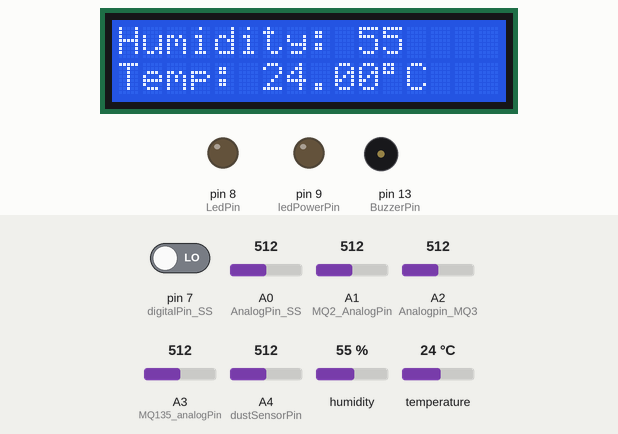
The sketch below on a simulated Arduino Uno, built with avr-gcc and run on an emulated ATmega328P. Shown: 16×2 character LCD, output pins drawn as LEDs (lit = HIGH), buzzer (waves = sounding). Inputs (shaded band) come from the test bench; at power-on: A1 (MQ2_AnalogPin) = 512, humidity 55 %, pin 7 (digitalPin_SS) LOW, A2 (Analogpin_MQ3) = 512, temperature 24 °C, A0 (AnalogPin_SS) = 512, A3 (MQ135_analogPin) = 512, A4 (dustSensorPin) = 512. What the sketch prints to the serial monitor is not drawn.

Above: at 3.6 s.
3.7 s: A1 (MQ2_AnalogPin) set to 858
At 9.4 s:
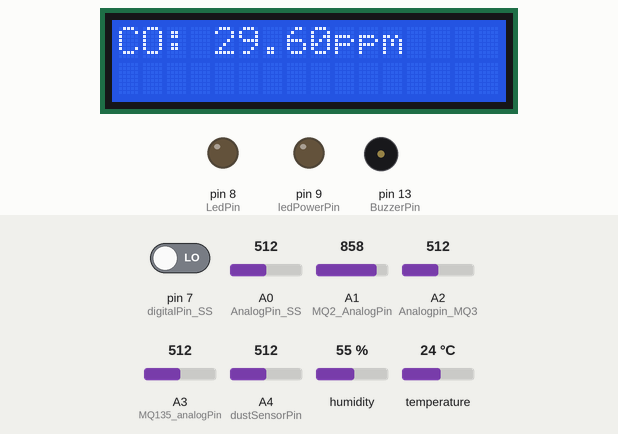
9.7 s: A1 (MQ2_AnalogPin) set to 878
15.7 s: humidity set to 22 %
At 21.4 s:
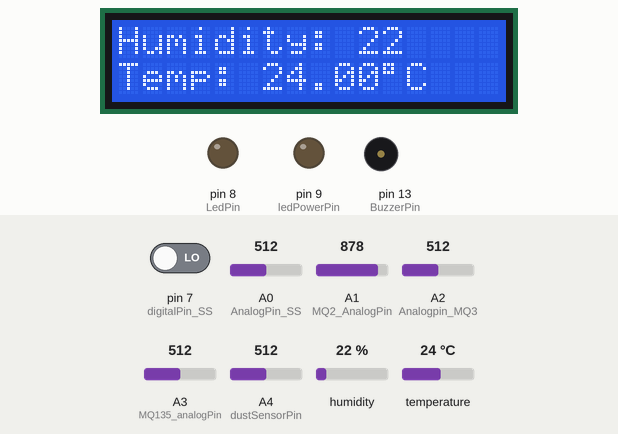
21.7 s: pin 7 (digitalPin_SS) driven HIGH
At 24.9 s:
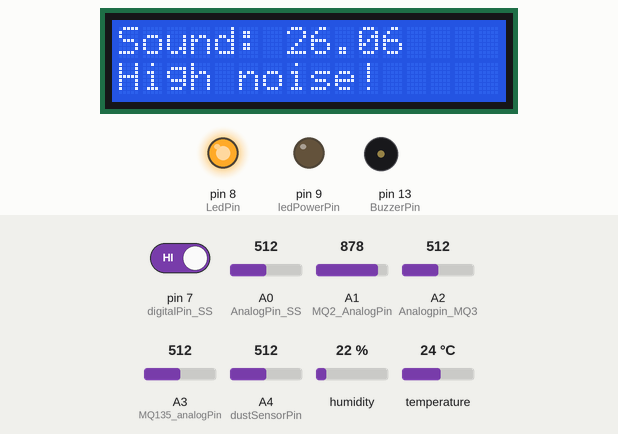
27.7 s: A2 (Analogpin_MQ3) set to 1010
At 30.4 s:
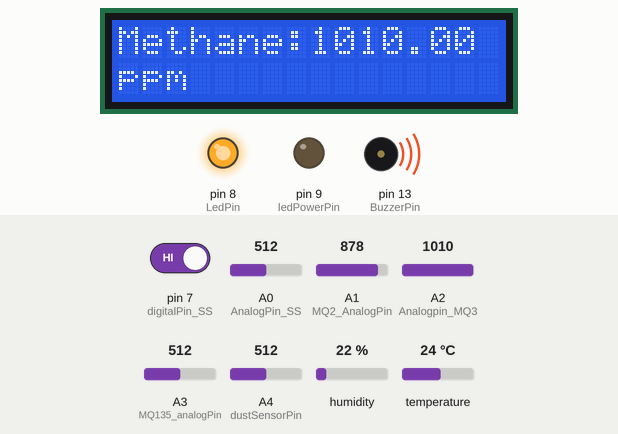
33.7 s: temperature set to 12 °C
At 39.9 s:
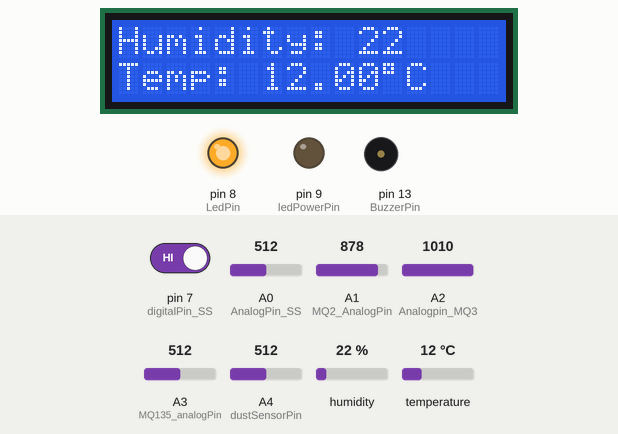
Timing chart, 0 to 40.7 s (numbered marks = the images above; inputs shaded):
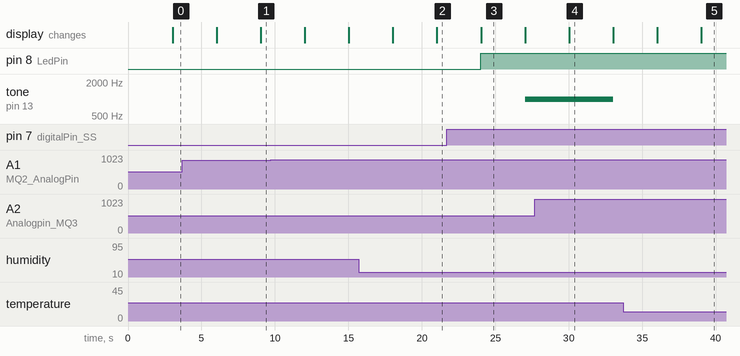

The sketch:

Collection_realtimedata2.ino
```cpp
#include <Wire.h>
#include <LiquidCrystal_I2C.h>
#include "DHT.h"
#include <SoftwareSerial.h>

// Define pins for SoftwareSerial communication
//const int RX_PIN = 0; // RX pin (to ESP32 TX)
//const int TX_PIN = 1; // TX pin (to ESP32 RX)

//SoftwareSerial espSerial(RX_PIN, TX_PIN); // RX, TX

LiquidCrystal_I2C lcd(0x27, 16, 2);

// Dust Sensor settings
const int dustSensorPin = 4;
const int ledPowerPin = 9;
unsigned long samplingTime = 280;
unsigned long deltaTime = 40;
unsigned long sleepTime = 9680;
float dustDensity = 0.0;

// DHT22 Sensor settings
int DHTPin = 2;
#define DHTTYPE DHT22
DHT dht(DHTPin, DHTTYPE);

float t, hic;
int h;

// Sound Sensor settings
int digitalPin_SS = 7;
int AnalogPin_SS = 0;
int BuzzerPin = 13;
int LedPin = 8;
int digitalVal;
int analogVal;
float dBValue;

// MQ2 Gas Sensor settings
#define MQ2_AnalogPin 1
const int MQ2_Threshold = 30;
float Analog_sensorVal_MQ2;
float MQ2Voltage_Val;
float ppm_MQ2;

// MQ3 Gas Sensor settings
float Analogpin_MQ3 = 2;
float SensorVal_Analog_MQ3;
float MQ3Voltage_Val;
float ppm_MQ3;
const int MQ3Threshold = 1000;

// MQ135 Gas Sensor
int MQ135_analogPin = 3;
float MQ135_Sensor_val;
float MQ135_SensVoltage;
float ppm_MQ135;
const int MQ135_Threshold = 1.0;

// Define scaling factors for each sensor
const float MQ2ScalingFactor = 0.0345; // Scaling factor for MQ2
const float MQ3ScalingFactor = 1; // Scaling factor for MQ3
const float MQ135ScalingFactor = 0.000417; // Scaling factor for MQ135
const float SS_ScalingFactor = 0.0509; // Scaling factor for SS

// Modified timing variables
unsigned long previousMillis = 0;
const unsigned long displayInterval = 3000;
int currentDisplay = 0;
bool readyToSendData = false;

void setup() {
  // put your setup code here, to run once:
   Serial.begin(9600);
  //espSerial.begin(9600);
  lcd.begin();
  lcd.backlight();

  pinMode(digitalPin_SS, INPUT);
  pinMode(AnalogPin_SS, INPUT);
  pinMode(BuzzerPin, OUTPUT);
  pinMode(LedPin, OUTPUT);
  pinMode(ledPowerPin, OUTPUT);
  digitalWrite(ledPowerPin, LOW);

  dht.begin();
  delay(1000);

}

void loop() {
  // put your main code here, to run repeatedly:

    unsigned long currentMillis = millis();

    // Read all sensors
    updateSensorReadings();

    // Display readings based on timing
    if (currentMillis - previousMillis >= displayInterval) {
        previousMillis = currentMillis;

        switch(currentDisplay) {
            case 0:
               //Serial.print("case 0 =");
               ///Serial.println(currentDisplay);
                displayDHTReadings();
                break;
            case 1:
                //Serial.print("case 1 =");
                //Serial.println(currentDisplay);
                displaySoundSensorReadings();
                break;
            case 2:
                //Serial.print("case 2 =");
                //Serial.println(currentDisplay);
                displayMQ2Readings();
                break;
            case 3:
                //Serial.print("case 3 =");
                //Serial.println(currentDisplay);
                displayMQ3Readings();
                break;
            case 4:
                //Serial.print("case 4 =");
                //Serial.println(currentDisplay);
                displayMQ135Readings();
                break;
            case 5:
               // Serial.print("case 5 =");
                //Serial.println(currentDisplay);
                float dustDensity = readDustSensor();
                displayDustSensorReadings(dustDensity);
                // Set flag to send data after all sensors are read
                readyToSendData = true;
                break;
        }

//        // Send data only after dust sensor (last sensor) readings
        if (readyToSendData) {
            sendDataToESP32();
            readyToSendData = false;
        }

        currentDisplay = (currentDisplay + 1) % 6;  // Cycle through displays
    }

}
void updateSensorReadings() {
    // DHT Sensor
    h = dht.readHumidity();
    t = dht.readTemperature();
    if (!isnan(h) && !isnan(t)) {
        hic = dht.computeHeatIndex(t, h, false);
    }

    // Sound Sensor
    digitalVal = digitalRead(digitalPin_SS);
    analogVal = analogRead(AnalogPin_SS);
    dBValue = analogVal * SS_ScalingFactor;

    // MQ2 Gas Sensor
    Analog_sensorVal_MQ2 = analogRead(MQ2_AnalogPin);
    ppm_MQ2 = Analog_sensorVal_MQ2 * MQ2ScalingFactor;

    // MQ3 Gas Sensor
    SensorVal_Analog_MQ3 = analogRead(Analogpin_MQ3);
    ppm_MQ3 = SensorVal_Analog_MQ3 * MQ3ScalingFactor;

    // MQ135 Gas Sensor
    MQ135_Sensor_val = analogRead(MQ135_analogPin);
    ppm_MQ135 = MQ135_Sensor_val * MQ135ScalingFactor;
}

// [Other display functions remain unchanged...]
// Display functions for each sensor are unchanged
void displayDHTReadings() {
 // Serial.println("     ");
//  Serial.println("_");
//  Serial.println("DHT Readings");
 // Serial.print(F("Humidity: "));
 // Serial.print(h);
  //Serial.print(F("%  Temp: "));
 // Serial.print(t);
 // Serial.print(F("°C  HeatIndex: "));
 // Serial.println(hic);

  lcd.clear();
  lcd.setCursor(0, 0);
  lcd.print("Humidity: ");
  lcd.print(h);
  lcd.setCursor(0, 1);
  lcd.print("Temp: ");
  lcd.print(t);
  lcd.print((char)223);
  lcd.print("C");
}

void displaySoundSensorReadings() {
 // Serial.println("Sound Sensor");
  //Serial.print(F("Sound Levels: "));
 // Serial.println(analogVal);
  //Serial.print("  dB: ");
  //Serial.println(dBValue);

  lcd.clear();
  lcd.setCursor(0, 0);
  lcd.print("Sound: ");
  lcd.print(dBValue);
  lcd.setCursor(0,1);
  lcd.print(" dB");

  if (digitalVal == HIGH) {
    digitalWrite(LedPin, HIGH);
   // Serial.println("High noise detected!");
    lcd.setCursor(0, 1);
    lcd.print("High noise!");
  } else {
    digitalWrite(LedPin, LOW);
    lcd.setCursor(0, 1);
    lcd.print("Moderate Levels");
  }
}
void displayMQ2Readings() {
 // Serial.println("MQ2 Gas Sensor");
//  Serial.print("Sensor Value: ");
 // Serial.print(Analog_sensorVal_MQ2);
 // Serial.print("  CO ppm: ");
 // Serial.println(ppm_MQ2);

  lcd.clear();
  lcd.setCursor(0, 0);
  lcd.print("CO: ");
  lcd.print(ppm_MQ2);
  lcd.print("ppm");

  if (ppm_MQ2 > MQ2_Threshold) {
    //Serial.println("| CO detected!");
    lcd.setCursor(0, 1);
    lcd.print("CO detected!");
    tone(BuzzerPin, 1000);
  } else {
    noTone(BuzzerPin);
    lcd.setCursor(0, 1);
    //lcd.print("");
  }
}

void displayMQ3Readings() {
 // Serial.println("MQ3 Gas Sensor");
  //Serial.print("Sensor Value: ");
  //Serial.print(SensorVal_Analog_MQ3);
  //Serial.print("  Methane ppm: ");
  //Serial.println(ppm_MQ3);

  lcd.clear();
  lcd.setCursor(0, 0);
  lcd.print("Methane:");
  lcd.print(ppm_MQ3);
  lcd.setCursor(0, 1);
  lcd.print("ppm");

  if (ppm_MQ3 > MQ3Threshold) {
   // Serial.println("High Methane levels detected!!");
    lcd.setCursor(0, 1);
    //lcd.print("High Alcohol!");
    tone(BuzzerPin, 1000);
  } else {
    //Serial.println("Average methane levels");
    lcd.setCursor(0, 1);
    //lcd.print("Avg Alcohol");
    noTone(BuzzerPin);
  }
}

void displayMQ135Readings() {
//  Serial.println("MQ135 Gas Sensor");
 // Serial.print("Sensor Value: ");
 // Serial.print(MQ135_Sensor_val);
 // Serial.print("  NO ppm: ");
  //Serial.println(ppm_MQ135);

  lcd.clear();
  lcd.setCursor(0, 0);
  lcd.print("NO:");
  lcd.print(ppm_MQ135);
  //lcd.setCursor(0, 1);
  lcd.print("ppm");

  if (ppm_MQ135 > MQ135_Threshold) {
    Serial.println("Unhealthy NO levels");
    lcd.setCursor(0, 1);
    lcd.print("Unhealthy");
    tone(BuzzerPin, 1000);
  } else {
    //Serial.println("Moderate levels");
    lcd.setCursor(0, 1);
    lcd.print("Moderate NO");
    noTone(BuzzerPin);
  }
}

float readDustSensor() {
  digitalWrite(ledPowerPin, HIGH);
  delayMicroseconds(samplingTime);

  int sensorValue = analogRead(dustSensorPin);
  digitalWrite(ledPowerPin, LOW);

  float voltage = sensorValue * (5.0 / 1024.0);
  dustDensity = (voltage - 0.6) * 0.5;

  return dustDensity > 0 ? dustDensity : 0;
}

void displayDustSensorReadings(float dustDensity) {
  //Serial.println("Dust Sensor");
  //Serial.print("Dust Density: ");
  //Serial.print(dustDensity);
  //Serial.println(" ug/m³");

  lcd.clear();
  lcd.setCursor(0, 0);
  lcd.print("Dust:");
  lcd.print(dustDensity);
  lcd.setCursor(0, 1);
  lcd.print("ug/m3");
}

void sendDataToESP32() {
    // Format data string
    String data = String(h) + "," +
                 String(t) + "," +
                 String(hic) + "," +
                 String(dBValue) + "," +
                 String(ppm_MQ2) + "," +
                 String(ppm_MQ3) + "," +
                 String(ppm_MQ135) + "," +
                 String(dustDensity);

    // Send data
    Serial.println(data);

    // Debug output
    //Serial.println("Data sent to ESP32: " + data);
}
```

Measured:
- after the input at 21.7 s, pin 8 (LedPin): LOW → HIGH after 2.3 s; the display: changes after 2.3 s (image 3)
- after the input at 27.7 s, tone on pin 13 (BuzzerPin): 1000 Hz → silent after 5.3 s instead of 2.3 s
- what the display in image 3 shows lasts 3.0 s, from 24.0 s to 27.0 s
